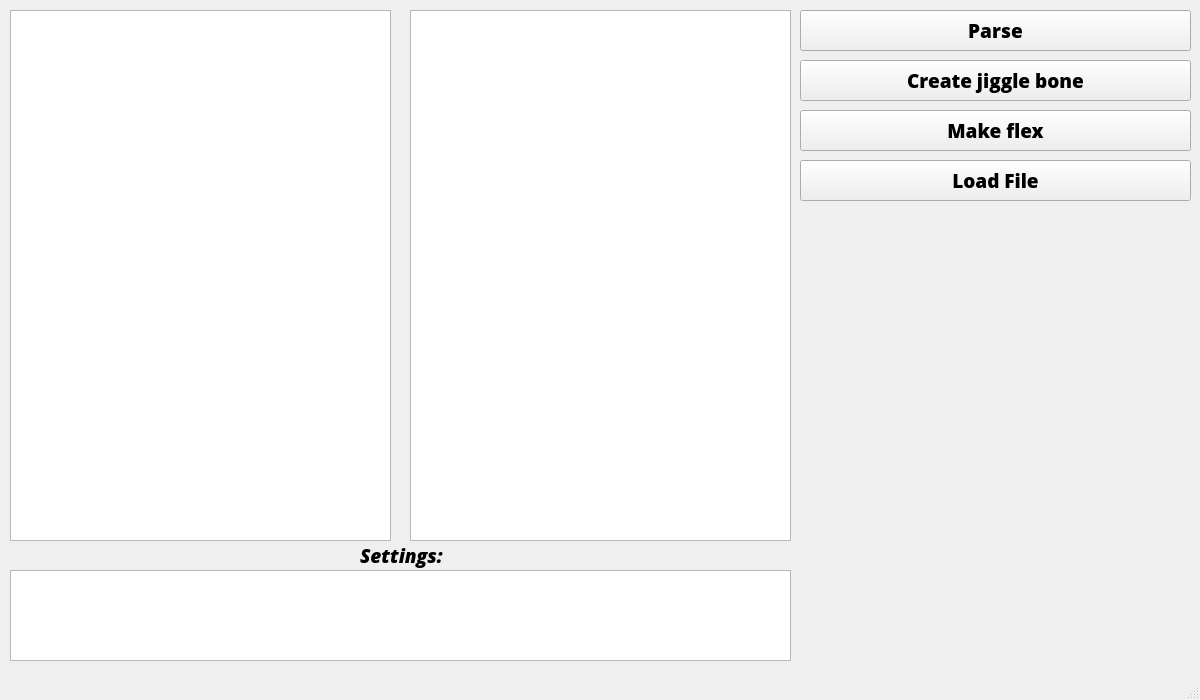
<?xml version="1.0" encoding="UTF-8"?>
<ui version="4.0">
 <class>MainWindow</class>
 <widget class="QMainWindow" name="MainWindow">
  <property name="geometry">
   <rect>
    <x>0</x>
    <y>0</y>
    <width>1200</width>
    <height>700</height>
   </rect>
  </property>
  <property name="minimumSize">
   <size>
    <width>1200</width>
    <height>700</height>
   </size>
  </property>
  <property name="maximumSize">
   <size>
    <width>1200</width>
    <height>700</height>
   </size>
  </property>
  <property name="windowTitle">
   <string>Qc Generator</string>
  </property>
  <widget class="QWidget" name="centralwidget">
   <widget class="QTextEdit" name="textEdit">
    <property name="geometry">
     <rect>
      <x>10</x>
      <y>10</y>
      <width>381</width>
      <height>531</height>
     </rect>
    </property>
   </widget>
   <widget class="QPushButton" name="pushButton">
    <property name="geometry">
     <rect>
      <x>800</x>
      <y>10</y>
      <width>391</width>
      <height>41</height>
     </rect>
    </property>
    <property name="font">
     <font>
      <family>Open Sans ExtraBold</family>
      <pointsize>14</pointsize>
      <bold>true</bold>
     </font>
    </property>
    <property name="text">
     <string>Parse</string>
    </property>
    <property name="autoDefault">
     <bool>false</bool>
    </property>
   </widget>
   <widget class="QTextEdit" name="textEdit_2">
    <property name="geometry">
     <rect>
      <x>10</x>
      <y>570</y>
      <width>781</width>
      <height>91</height>
     </rect>
    </property>
   </widget>
   <widget class="QLabel" name="label">
    <property name="geometry">
     <rect>
      <x>360</x>
      <y>540</y>
      <width>91</width>
      <height>31</height>
     </rect>
    </property>
    <property name="font">
     <font>
      <family>Open Sans ExtraBold</family>
      <pointsize>14</pointsize>
      <italic>true</italic>
      <bold>true</bold>
     </font>
    </property>
    <property name="text">
     <string>Settings:</string>
    </property>
   </widget>
   <widget class="QPushButton" name="pushButton_2">
    <property name="geometry">
     <rect>
      <x>800</x>
      <y>60</y>
      <width>391</width>
      <height>41</height>
     </rect>
    </property>
    <property name="font">
     <font>
      <family>Open Sans ExtraBold</family>
      <pointsize>14</pointsize>
      <bold>true</bold>
     </font>
    </property>
    <property name="text">
     <string>Create jiggle bone</string>
    </property>
    <property name="autoDefault">
     <bool>false</bool>
    </property>
   </widget>
   <widget class="QTextEdit" name="textEdit_3">
    <property name="geometry">
     <rect>
      <x>410</x>
      <y>10</y>
      <width>381</width>
      <height>531</height>
     </rect>
    </property>
   </widget>
   <widget class="QPushButton" name="pushButton_3">
    <property name="geometry">
     <rect>
      <x>800</x>
      <y>110</y>
      <width>391</width>
      <height>41</height>
     </rect>
    </property>
    <property name="font">
     <font>
      <family>Open Sans ExtraBold</family>
      <pointsize>14</pointsize>
      <bold>true</bold>
     </font>
    </property>
    <property name="text">
     <string>Make flex</string>
    </property>
    <property name="autoDefault">
     <bool>false</bool>
    </property>
   </widget>
   <widget class="QPushButton" name="pushButton_4">
    <property name="geometry">
     <rect>
      <x>800</x>
      <y>160</y>
      <width>391</width>
      <height>41</height>
     </rect>
    </property>
    <property name="font">
     <font>
      <family>Open Sans ExtraBold</family>
      <pointsize>14</pointsize>
      <bold>true</bold>
     </font>
    </property>
    <property name="text">
     <string>Load File</string>
    </property>
    <property name="autoDefault">
     <bool>false</bool>
    </property>
   </widget>
  </widget>
  <widget class="QStatusBar" name="statusbar"/>
  <widget class="QMenuBar" name="menubar">
   <property name="geometry">
    <rect>
     <x>0</x>
     <y>0</y>
     <width>1200</width>
     <height>22</height>
    </rect>
   </property>
  </widget>
 </widget>
 <resources/>
 <connections/>
</ui>
